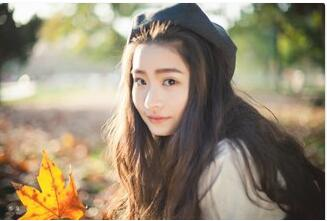
//> input picture resource/girl.jpg, 327 x 221 px
$ ./main   (built with g++ and OpenCV 4)
//> lines starting //> are read from the running program, lines starting //| are printed output that depends on the picture
//Example2-9.We show a simple way to read and
//write pixel values from example 2-8.
#include<opencv2/opencv.hpp>

using namespace cv;
using namespace std;
int main(int argc, char** argv)
{
	Mat img_rgb, img_gry, img_pyr, img_pyr2, img_cny;
	int x = 16, y = 32;

	namedWindow("Example Gray", WINDOW_AUTOSIZE);
	namedWindow("Example Canny", WINDOW_AUTOSIZE);

	img_rgb = imread("girl.jpg");
//> img_rgb is the input picture: 221 rows x 327 cols, CV_8UC3; mean B, G, R 114.9, 137.4, 150.1

	cvtColor(img_rgb, img_gry, COLOR_BGR2GRAY);
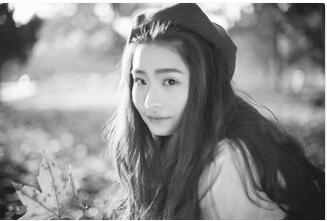
//> img_gry: 221 rows x 327 cols, CV_8UC1; min 14, max 255, mean 138.6
	imshow("Example Gray", img_gry);
	pyrDown(img_gry, img_pyr);
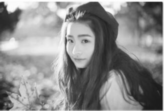
//> img_pyr: 111 rows x 164 cols, CV_8UC1; min 25, max 254, mean 138.7
	pyrDown(img_pyr, img_pyr2);
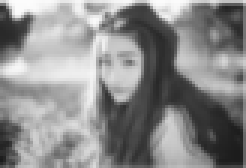
//> img_pyr2: 56 rows x 82 cols, CV_8UC1 (shown 3 times larger); min 27, max 252, mean 138.6
	Canny(img_pyr2, img_cny, 10, 100, 3, true);
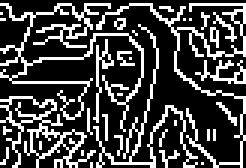
//> img_cny: 56 rows x 82 cols, CV_8UC1 (shown 3 times larger); 26.5% white in thin lines or dots
	imshow("Example Canny", img_cny);

	Vec3b intensity = img_rgb.at<Vec3b>(y, x);
//> intensity = [47, 52, 51]
	//(Note:We could write img_rgb.at<Vec3b>(x,y)[0])
	//
	uchar blue = intensity[0];
//> blue = 47
	uchar green = intensity[1];
//> green = 52
	uchar red = intensity[2];
//> red = 51

	cout << "At(x,y) = (" << x << ", " << y <<
		"):(blue,green,red)=(" << (unsigned int)blue <<
		", "<< (unsigned int)green << ", " <<
		(unsigned int)red <<")" << endl;
//| At(x,y) = (16, 32):(blue,green,red)=(47, 52, 51)

	cout << "Gray pixel there is: " <<
		(unsigned int)img_gry.at<uchar>(y, x) << endl;
//| Gray pixel there is: 51

	x /= 4; y /= 4;

	cout << "Pyramid2 pixel there is: " <<
		(unsigned int)img_pyr2.at<uchar>(y, x) << endl;
//| Pyramid2 pixel there is: 51

	waitKey(0);

	return 0;
}

$ run again, with resource/BlueCup.jpg copied over resource/girl.jpg
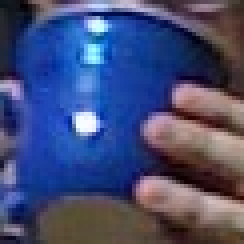
//> input picture resource/BlueCup.jpg, 61 x 61 px (shown 4 times larger)
//> img_rgb is the input picture: 61 rows x 61 cols, CV_8UC3; mean B, G, R 117.6, 76.4, 68
//> `cvtColor(img_rgb, img_gry, COLOR_BGR2GRAY);`:
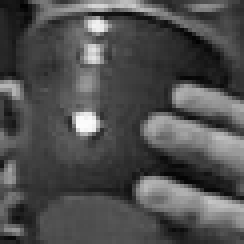
//> img_gry: 61 rows x 61 cols, CV_8UC1 (shown 4 times larger); min 2, max 252, mean 78.6
//> `pyrDown(img_gry, img_pyr);`:
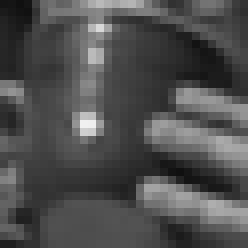
//> img_pyr: 31 rows x 31 cols, CV_8UC1 (shown 8 times larger); min 16, max 240, mean 78.8
//> intensity = [209, 91, 42]
//> blue = 209
//> green = 91
//> red = 42
//| At(x,y) = (16, 32):(blue,green,red)=(209, 91, 42)
//| Gray pixel there is: 90
//| Pyramid2 pixel there is: 96

$ run again, with resource/HandIndoorColor.jpg copied over resource/girl.jpg
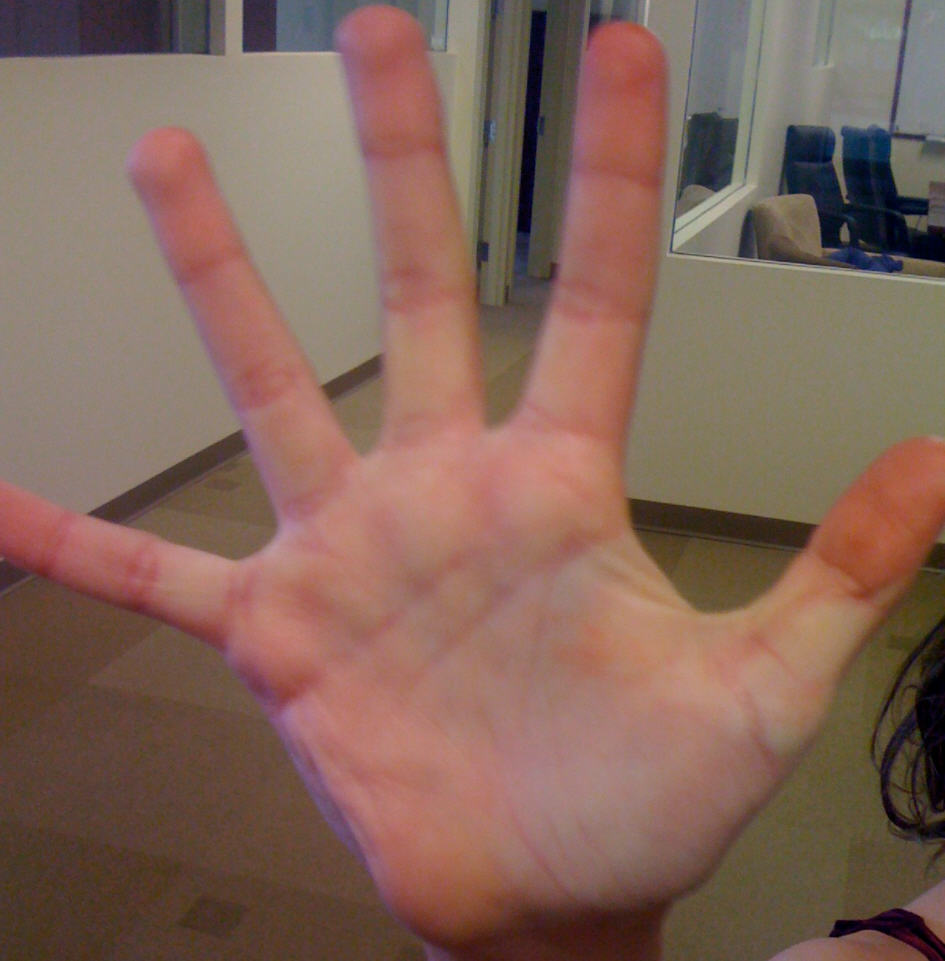
//> input picture resource/HandIndoorColor.jpg, 945 x 961 px
//> img_rgb is the input picture: 961 rows x 945 cols, CV_8UC3; mean B, G, R 89.5, 101.6, 131.2
//> `cvtColor(img_rgb, img_gry, COLOR_BGR2GRAY);`:
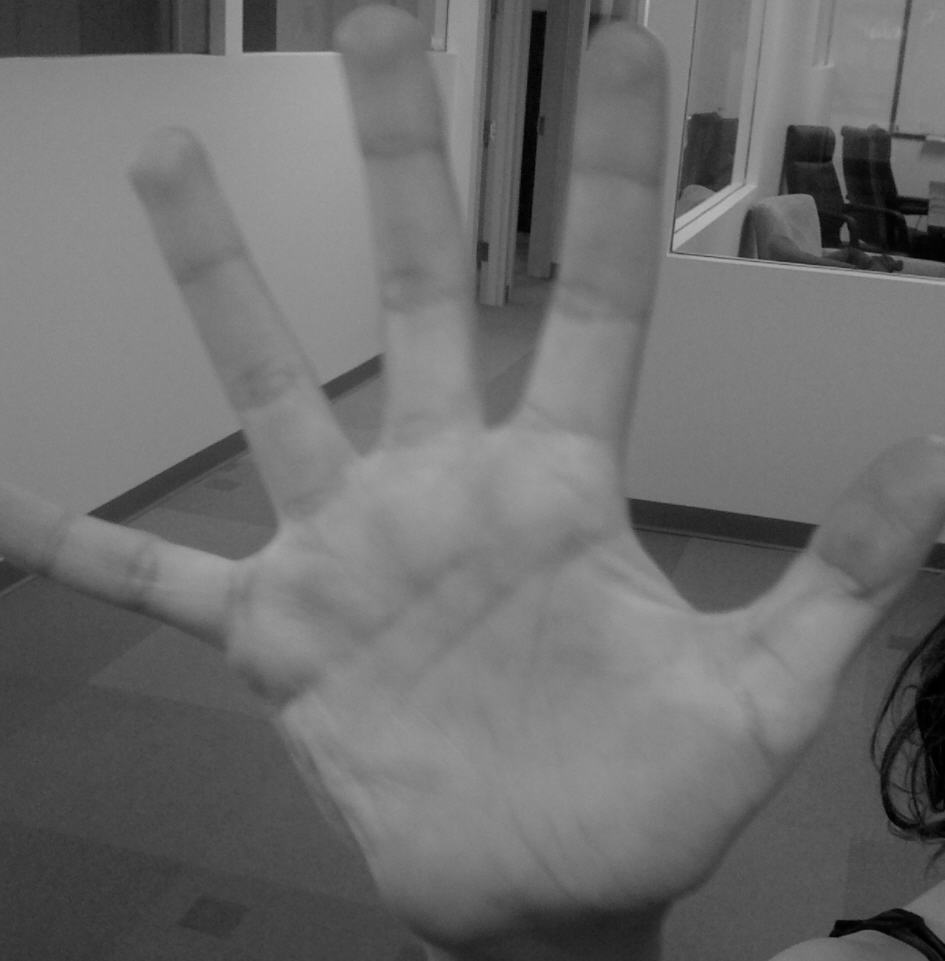
//> img_gry: 961 rows x 945 cols, CV_8UC1; min 0, max 185, mean 109.1
//> `Canny(img_pyr2, img_cny, 10, 100, 3, true);`:
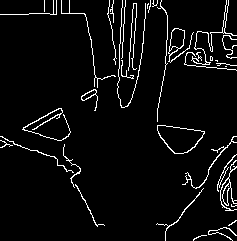
//> img_cny: 241 rows x 237 cols, CV_8UC1; 5% white in thin lines or dots
//> intensity = [60, 51, 54]
//> blue = 60
//> green = 51
//> red = 54
//| At(x,y) = (16, 32):(blue,green,red)=(60, 51, 54)
//| Gray pixel there is: 53
//| Pyramid2 pixel there is: 52

$ run again, with resource/HandOutdoorColor.jpg copied over resource/girl.jpg
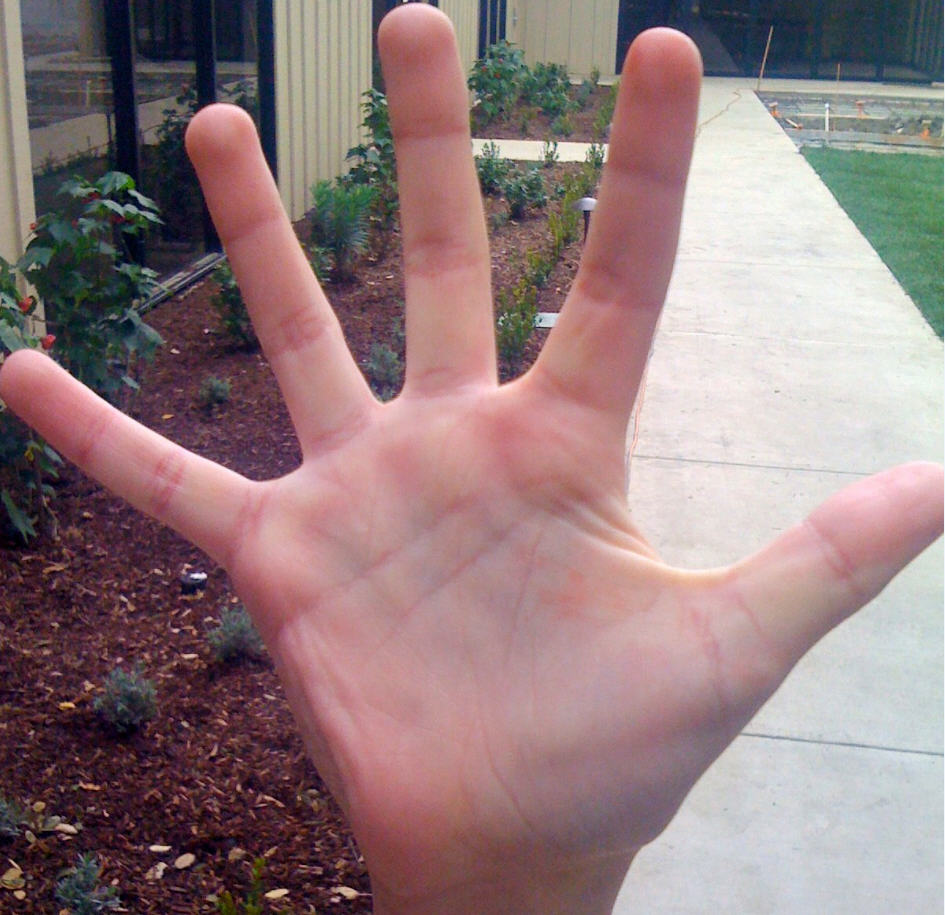
//> input picture resource/HandOutdoorColor.jpg, 945 x 915 px
//> img_rgb is the input picture: 915 rows x 945 cols, CV_8UC3; mean B, G, R 125.6, 123.8, 146.8
//> `pyrDown(img_pyr, img_pyr2);`:
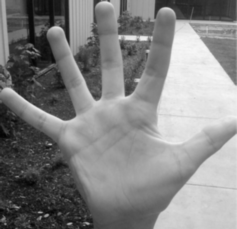
//> img_pyr2: 229 rows x 237 cols, CV_8UC1; min 3, max 246, mean 130.8
//> `Canny(img_pyr2, img_cny, 10, 100, 3, true);`:
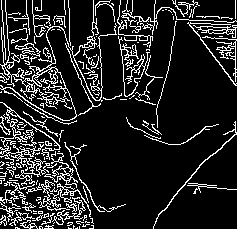
//> img_cny: 229 rows x 237 cols, CV_8UC1; 14.5% white in thin lines or dots
//> intensity = [145, 164, 167]
//> blue = 145
//> green = 164
//> red = 167
//| At(x,y) = (16, 32):(blue,green,red)=(145, 164, 167)
//| Gray pixel there is: 163
//| Pyramid2 pixel there is: 170
